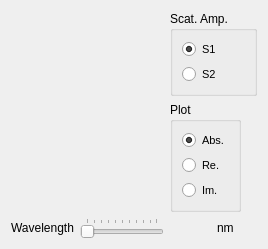
      <widget class="QWidget" name="tab_S1S2">
       <attribute name="title">
        <string>S1 and S2</string>
       </attribute>
       <layout class="QGridLayout" name="gridLayout_14">
        <item row="5" column="4">
         <layout class="QGridLayout" name="gridLayout_WL_3">
          <item row="2" column="0">
           <widget class="QLabel" name="label_CurrentWL_S1S2">
            <property name="sizePolicy">
             <sizepolicy hsizetype="Minimum" vsizetype="Preferred">
              <horstretch>0</horstretch>
              <verstretch>0</verstretch>
             </sizepolicy>
            </property>
            <property name="minimumSize">
             <size>
              <width>10</width>
              <height>0</height>
             </size>
            </property>
            <property name="text">
             <string/>
            </property>
            <property name="alignment">
             <set>Qt::AlignRight|Qt::AlignTrailing|Qt::AlignVCenter</set>
            </property>
           </widget>
          </item>
          <item row="2" column="1">
           <widget class="QLabel" name="label_nm_S1S2">
            <property name="text">
             <string>nm</string>
            </property>
            <property name="alignment">
             <set>Qt::AlignLeading|Qt::AlignLeft|Qt::AlignVCenter</set>
            </property>
           </widget>
          </item>
         </layout>
        </item>
        <item row="2" column="4" rowspan="3">
         <widget class="QGroupBox" name="groupBox_Componant">
          <property name="sizePolicy">
           <sizepolicy hsizetype="Fixed" vsizetype="MinimumExpanding">
            <horstretch>0</horstretch>
            <verstretch>0</verstretch>
           </sizepolicy>
          </property>
          <property name="minimumSize">
           <size>
            <width>70</width>
            <height>0</height>
           </size>
          </property>
          <property name="title">
           <string>Plot</string>
          </property>
          <layout class="QGridLayout" name="gridLayout_GBPol_2">
           <item row="0" column="0">
            <widget class="QRadioButton" name="radioButton_S1S2_Abs">
             <property name="font">
              <font>
               <pointsize>8</pointsize>
              </font>
             </property>
             <property name="text">
              <string>Abs.</string>
             </property>
             <property name="checked">
              <bool>true</bool>
             </property>
            </widget>
           </item>
           <item row="1" column="0">
            <widget class="QRadioButton" name="radioButton_S1S2_Real">
             <property name="font">
              <font>
               <pointsize>8</pointsize>
              </font>
             </property>
             <property name="text">
              <string>Re.</string>
             </property>
            </widget>
           </item>
           <item row="2" column="0">
            <widget class="QRadioButton" name="radioButton_S1S2_Imag">
             <property name="font">
              <font>
               <pointsize>8</pointsize>
              </font>
             </property>
             <property name="text">
              <string>Im.</string>
             </property>
            </widget>
           </item>
          </layout>
         </widget>
        </item>
        <item row="0" column="4" rowspan="2">
         <widget class="QGroupBox" name="groupBox_ScatAmp">
          <property name="sizePolicy">
           <sizepolicy hsizetype="Minimum" vsizetype="MinimumExpanding">
            <horstretch>0</horstretch>
            <verstretch>0</verstretch>
           </sizepolicy>
          </property>
          <property name="minimumSize">
           <size>
            <width>70</width>
            <height>0</height>
           </size>
          </property>
          <property name="title">
           <string>Scat. Amp.</string>
          </property>
          <layout class="QGridLayout" name="gridLayout_GBPlotScale_2">
           <item row="0" column="0">
            <widget class="QRadioButton" name="radioButton_S1">
             <property name="font">
              <font>
               <pointsize>8</pointsize>
              </font>
             </property>
             <property name="text">
              <string>S1</string>
             </property>
             <property name="checked">
              <bool>true</bool>
             </property>
            </widget>
           </item>
           <item row="1" column="0">
            <widget class="QRadioButton" name="radioButton_S2">
             <property name="font">
              <font>
               <pointsize>8</pointsize>
              </font>
             </property>
             <property name="text">
              <string>S2</string>
             </property>
            </widget>
           </item>
          </layout>
         </widget>
        </item>
        <item row="0" column="0" rowspan="5" colspan="4">
         <widget class="QCustomPlot" name="customPlot_S1S2" native="true">
          <layout class="QGridLayout" name="gridLayout_2"/>
         </widget>
        </item>
        <item row="5" column="0">
         <widget class="QLabel" name="label_nameWL_S1S2">
          <property name="sizePolicy">
           <sizepolicy hsizetype="Preferred" vsizetype="Preferred">
            <horstretch>0</horstretch>
            <verstretch>0</verstretch>
           </sizepolicy>
          </property>
          <property name="minimumSize">
           <size>
            <width>60</width>
            <height>0</height>
           </size>
          </property>
          <property name="text">
           <string>Wavelength</string>
          </property>
          <property name="alignment">
           <set>Qt::AlignCenter</set>
          </property>
         </widget>
        </item>
        <item row="5" column="1" colspan="3">
         <widget class="QSlider" name="slider_S1S2_WL">
          <property name="orientation">
           <enum>Qt::Horizontal</enum>
          </property>
          <property name="tickPosition">
           <enum>QSlider::TicksAbove</enum>
          </property>
         </widget>
        </item>
       </layout>
      </widget>
